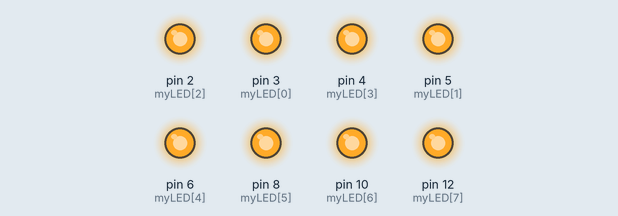
The sketch below on a simulated Arduino Uno, built with avr-gcc and run on an emulated ATmega328P. Parts: output pins drawn as LEDs (lit = HIGH).

Above: at 0.05 s.
At 0.9 s:
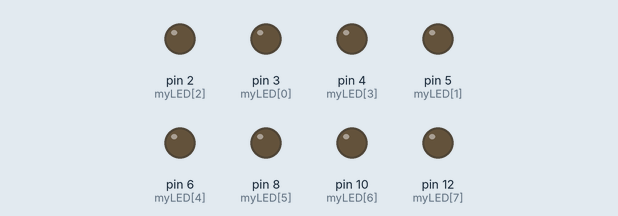
At 1.55 s:
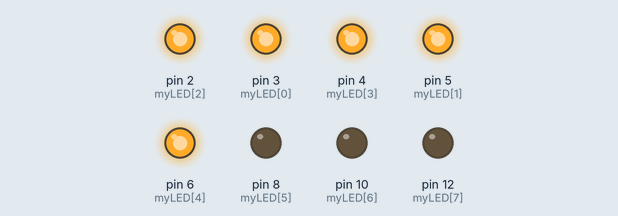
At 2.15 s:
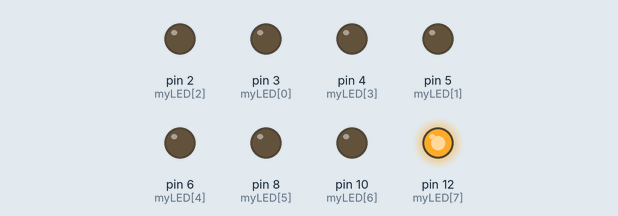
At 3.3 s:
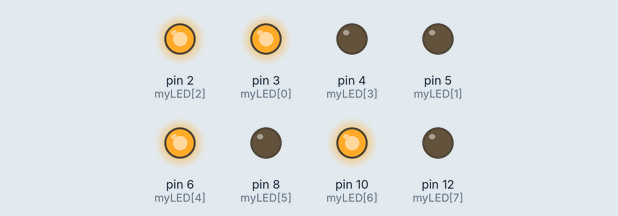
At 4.7 s:
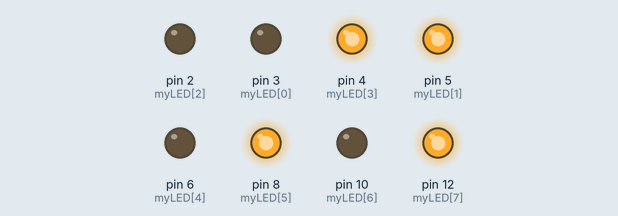
Timing chart, 0 to 6.2 s (numbered marks = the images above):
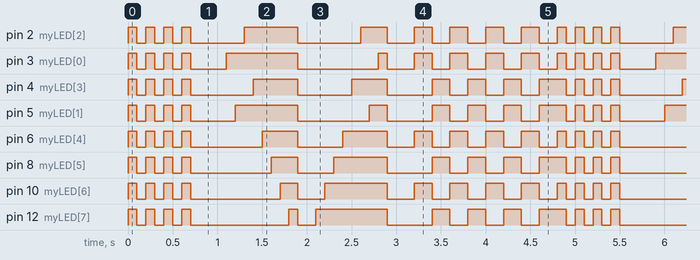

The sketch:

LED.ino
```cpp
const int myLED[] = {3, 5, 2, 4, 6, 8, 10, 12};

void setup() {
  for (int i = 0; i < 8; i++)
    pinMode(myLED[i], OUTPUT);
}

void loop() {
  for (int i = 0; i < 4; i++) {
    for (int j = 0; j < 8; j++)
      digitalWrite(myLED[j], HIGH);
    delay(100);
    for (int j = 0; j < 8; j++)
      digitalWrite(myLED[j], LOW);
    delay(100);
  }
  delay(300);

  for (int i = 0; i < 8; i++) {
    digitalWrite(myLED[i], HIGH);
    delay(100);
  }
  for (int i = 0; i < 8; i++)
    digitalWrite(myLED[i], LOW);
  delay(200);
  for (int i = 7; i >= 0; i--) {
    digitalWrite(myLED[i], HIGH);
    delay(100);
  }
  for (int i = 0; i < 8; i++)
    digitalWrite(myLED[i], LOW);
  delay(300);

  for (int j = 0; j < 4; j++) {
    for (int i = 0; i < 8; i += 2)
      digitalWrite(myLED[i], HIGH);
    delay(200);
    for (int i = 0; i < 8; i += 2)
      digitalWrite(myLED[i], LOW);
    for (int i = 1; i < 8; i += 2)
      digitalWrite(myLED[i], HIGH);
    delay(200);
    for (int i = 1; i < 8; i += 2)
      digitalWrite(myLED[i], LOW);
  }
}
```

Measured:
- by itself, pin 2 (myLED[2]): repeats every 4.8 s: 3 × (LOW 0.10 s, HIGH 0.10 s), LOW 0.60 s, HIGH 0.60 s, LOW 0.70 s, HIGH 0.30 s, LOW 0.30 s, 4 × (HIGH 0.20 s, LOW 0.20 s), HIGH 0.10 s
- by itself, pin 3 (myLED[0]): repeats every 4.8 s: 3 × (LOW 0.10 s, HIGH 0.10 s), LOW 0.40 s, HIGH 0.80 s, LOW 0.90 s, HIGH 0.10 s, LOW 0.30 s, 4 × (HIGH 0.20 s, LOW 0.20 s), HIGH 0.10 s
- by itself, everything shown: repeats every 4.8 s, in 34 steps
